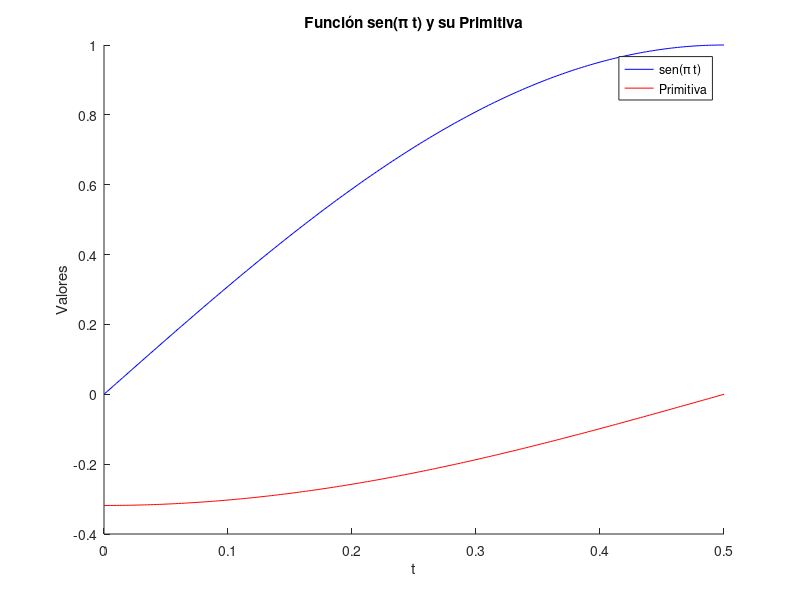

Source code (MATLAB):
% Ejercicio5 - Funcion integral de la funcion sen (pi *t)
a = 0; b = 0.5; N =200;
h = (b - a)/ N;

%funcion
f = @(t) sin (pi * t);
g0 = -(1/pi);
trapecios_values = [];

% Inicializamos la matriz (N+1 x N+1)
M = zeros(N+1, N+1);
vector_unitario = ones (N+1,1);

t_values = linspace(a, b, N+1);
f_values = f(t_values)'; %' transpuesta

for i = 1 : N+1
    for j = 1 : N+1
        if j == 1  % Primera columna
            M(i, j) = 1;
        elseif i == j  % Diagonal principal
            M(i, j) = 1;
        elseif i > j  % Elementos por debajo de la diagonal principal
            M(i, j) = 2;
        end
    end
end

M(1, 1) = 0;  % Ajustar la posición (1,1) a 0 según la imagen que enviaste

  %Empieza las sumas
  primeraParte = g0 * vector_unitario;
  segundaParte = (h/2) * M * f_values;
  resultados_trapecios = primeraParte + segundaParte;

 % Mostrar el resultado final
  disp('Resultados Trapecios:');
  disp(resultados_trapecios);


% Graficar
figure;
hold on;
plot(t_values, f_values, 'b-', 'DisplayName', 'sen(\pi t)');  % Gráfico en azul
plot(t_values, resultados_trapecios, 'r-', 'DisplayName', 'Primitiva');  % Gráfico en rojo
legend('show');
xlabel('t');
ylabel('Valores');
title('Función sen(\pi t) y su Primitiva');
hold off;
